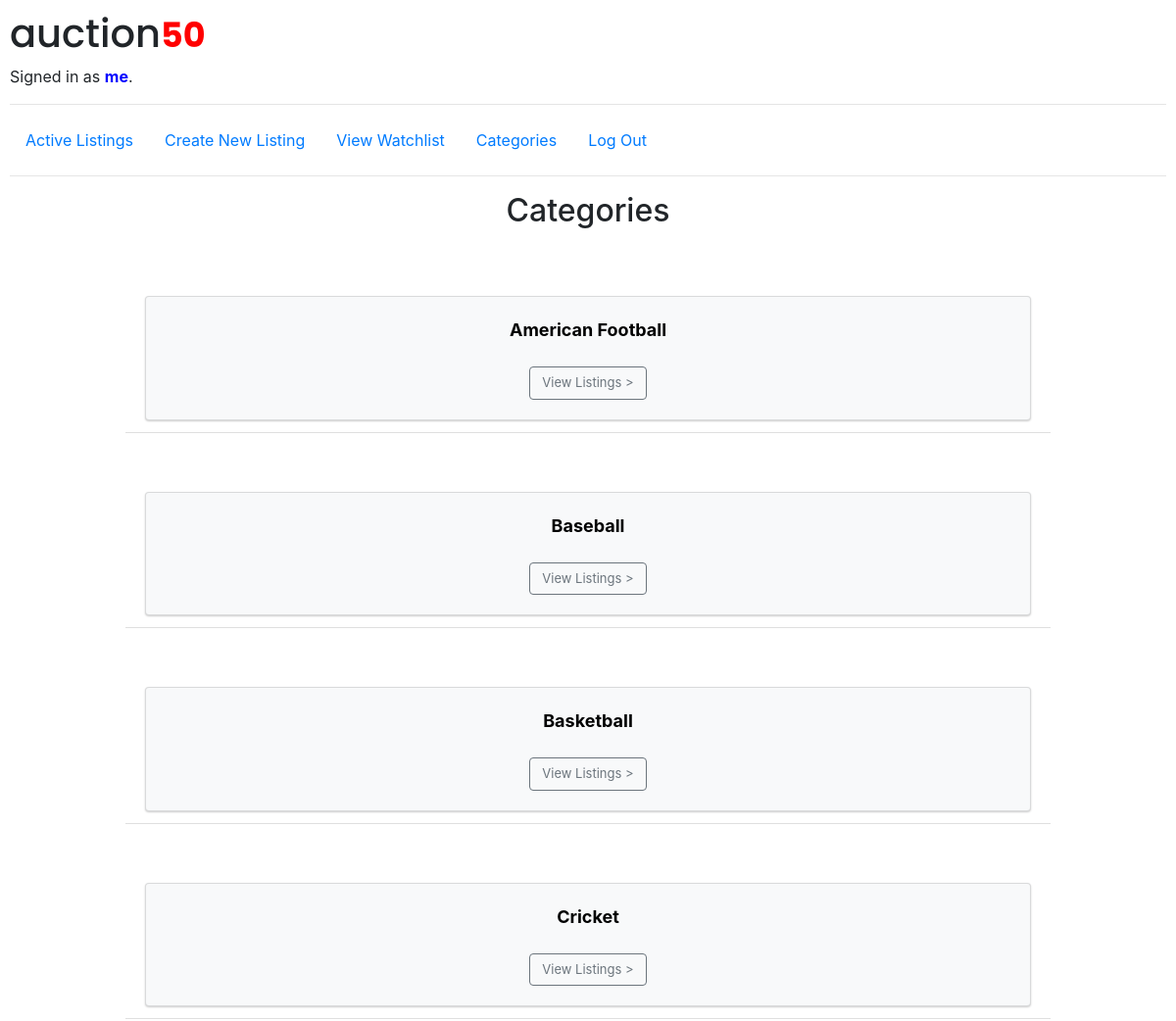
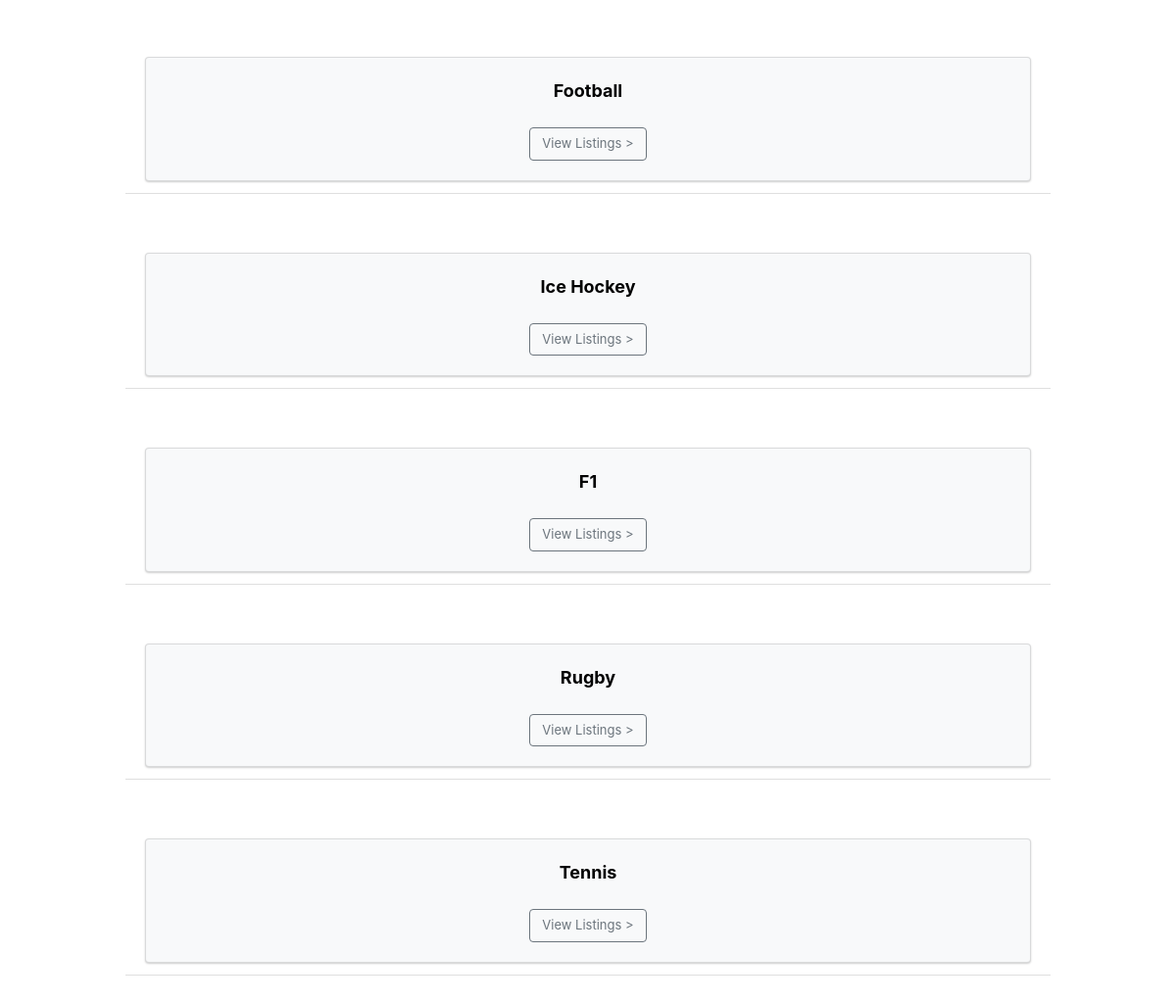
The page /categories (signed in) on the database its author committed (2 pictures, top to bottom).
### auctions/models.py (models this page shows)
class User(AbstractUser):
    pass

class Categories(models.Model):
    category = models.CharField(max_length=69)
    def __str__(self):
        return f"{self.category}"

### auctions/views.py (the view, shortened to what this page needs)
# urls.py: path("categories", views.categories, name="categories")
def categories(request):
    categories = Categories.objects.all()
    items = Items.objects.all()
    if request.method == "GET":
        return render(request, "auctions/categories.html", {
            "categories": categories,
            "items": items,
            "request": request.method
        })

### auctions/templates/auctions/categories.html (shortened to what this page needs)
{% extends "auctions/layout.html" %}
{% block body %}
    <h2 style="text-align: center;">Categories</h2><br><br>
{% if request == "GET" %}
{% for category in categories %}
    <ul class="list-group list-group-flush" style="align-items: center; text-align: center;">
        <li class="list-group-item" style="width: 80%;">
            <div class="card" style="text-align: center; background-color: #f8f9fa; box-shadow: 0 1px 2px rgba(0, 0, 0, 0.2);">
                <div class="card-body">
                    <div style="color: black; font-size: large;"><strong>{{ category }}</strong></div>
                    <br>
                    <div>
                        <form action="{% url 'categories' %}" method="post"> {% csrf_token %}
                            <button style="align-items: center; font-size: small;" type="submit" class="btn btn-outline-secondary" name="view" value="{{ category }}">View Listings ></button>
                        </form>
                    </div>
                </div>
            </div>
        </li>
        <br><br>
      </ul>
{% endfor %}
{% endif %}
{% endblock %}

### auctions/templates/auctions/layout.html (shortened to what this page needs)
{% load static %}
<!DOCTYPE html>
<html lang="en">
    <head>
        <link rel="stylesheet" href="https://stackpath.bootstrapcdn.com/bootstrap/4.4.1/css/bootstrap.min.css">
        <link href="{% static 'auctions/styles.css' %}" rel="stylesheet">
    </head>
    <body>
        <h1 style="font-family: 'Poppins';">auction<span style="color: red; font-size: 35px;"><strong>50</strong></span></h1>
        <div>
            {% if user.is_authenticated %}
                Signed in as <strong style="color: blue;">{{ user.username }}</strong>.
            {% else %}
                Not signed in.
            {% endif %}
        </div>
        <hr>
        <ul class="nav">
            <li class="nav-item">
                <a class="nav-link" href="{% url 'index' %}">Active Listings</a>
            </li>
            {% if user.is_authenticated %}
                <li class="nav-item">
                    <a class="nav-link" href="{% url 'create' %}">Create New Listing</a>
                </li>
                <li class="nav-item">
                    <a class="nav-link" href="{% url 'watchlist' %}">View Watchlist</a>
                </li>
                <li class="nav-item">
                    <a class="nav-link" href="{% url 'categories' %}">Categories</a>
                </li>
                <li class="nav-item">
                    <a class="nav-link" href="{% url 'logout' %}">Log Out</a>
                </li>
            {% endif %}
        </ul>
        <hr>
        {% block body %}
        {% endblock %}
    </body>
</html>

### auctions/static/auctions/styles.css (style rules this page uses)
body { padding: 10px; }

### rows shown on the page
User: username "me"
Categories: category "American Football"
Categories: category "Baseball"
Categories: category "Basketball"
Categories: category "Cricket"
Categories: category "Football"
Categories: category "Ice Hockey"
Categories: category "F1"
Categories: category "Rugby"
Categories: category "Tennis"
